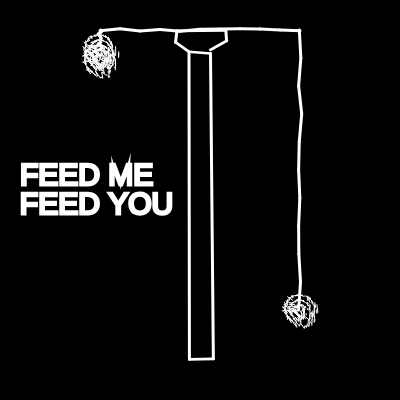
Frame 1 (no input)
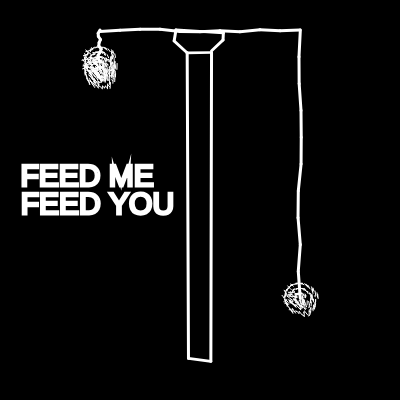
Frame 60 (no input)
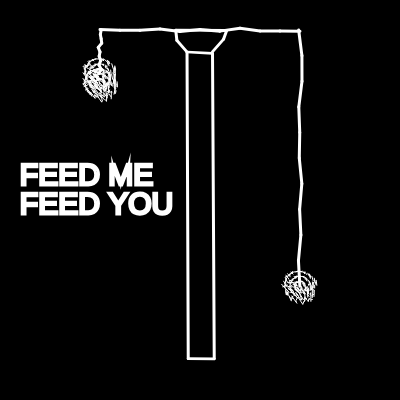
Frame 120 (the mouse pressed at the canvas centre since frame 60)

The p5.js sketch that drew these frames (run headless with seeded random() and noise() and a simulated clock; from frame 60 on, the mouse is pressed at the canvas centre):

// p5.js sketch
// ── sketch.js
var base_rand = 2;
var base_height = 20;
var pillar_width = 25;

var og_length = 300;
var string_length = 20;
var res = 10;
var string_step = 0.2;
var decreasing = true;


function setup() {
    createCanvas(400, 400);
    angleMode(DEGREES);
}
 
function draw() {
    background('black');
    stroke('white');
    noFill();
    strokeWeight(3);
    
    drawSeeSaw();
    drawPillar();
    title();

    if (og_length - string_length <= 20 || og_length - string_length >= 280) {
        decreasing = !decreasing;
    }

    if (decreasing){
        string_length -= string_step;
    } else {
        string_length += string_step;
    }
}

function noisyCircle(x, y){
    push();
    translate(x, y);


    for (var r = 5; r < 20; r+=5){
        var start_rand = random(-base_rand, base_rand);
        var end_rand;
        for (var theta = 0; theta < 360; theta += 5){
            end_rand = random(-base_rand, base_rand);
            strokeWeight(1);
            line(   (r + end_rand) * cos(theta) + start_rand, (r + start_rand) * sin(theta) + start_rand, 
                    (r + start_rand) * cos(theta + 5) + end_rand, (r + end_rand) * sin(theta + r) + end_rand);
            start_rand = end_rand;
        }
    }


    pop();
}

function title(){
    var txt1 = "FEED ME";
    var txt2 = "FEED YOU";

    textSize(30);
    noFill();
    stroke('white');
    text(txt1, 20 + random(-base_rand/2, base_rand/2), (height / 2) - 15 + random(-base_rand/2, base_rand/2));
    text(txt2, 20 + random(-base_rand/2, base_rand/2), (height / 2) + 15 + random(-base_rand/2, base_rand/2));
}

function drawSeeSaw(){
    var start_rand = random(-base_rand, base_rand);
    var end_rand;
    var len = 200;
    var step = len / res;
    var x = (width - len) / 2;
    var y = 30;
    for (var i = 0; i < res; i++){
        end_rand = random(-base_rand, base_rand);
        line(x, y + start_rand, x + step, y + end_rand)
        x += step;
        start_rand = end_rand;
    }

    // string
    var len_left = string_length;
    var step = len_left / res;
    var x = (width - len) / 2;
    var y = 30;
    //left
    for (var i = 0; i < res; i++){
        end_rand = random(-base_rand, base_rand);
        line(x + start_rand, y, x + end_rand, y + step)
        y += step;
        start_rand = end_rand;
    }
    noisyCircle((width - len) / 2, y)
    noisyCircle((width - len) / 2, y + 10)

    //right
    var len_right = og_length - string_length;
    var step = len_right / res;
    var x = (width + len) / 2;
    var y = 30;
    for (var i = 0; i < res; i++){
        end_rand = random(-base_rand, base_rand);
        line(x + start_rand, y, x + end_rand, y + step)
        y += step;
        start_rand = end_rand;
    }
    noisyCircle((width + len) / 2, y)
}

function drawPillar(){
    push();
    scale(1, 0.9);
    push();
    rotate(180);
    translate(-width, -height - 25);

    var x1 = random(-base_rand, base_rand);
    var y1 = random(-base_rand, base_rand);
    var x2 = random(-base_rand, base_rand);
    var y2 = random(-base_rand, base_rand);
    var x3 = random(-base_rand, base_rand);
    var y3 = random(-base_rand, base_rand);
    var x4 = random(-base_rand, base_rand);
    var y4 = random(-base_rand, base_rand);
    var x5 = random(-base_rand, base_rand);
    var y5 = random(-base_rand, base_rand);
    var x6 = random(-base_rand, base_rand);
    var y6 = random(-base_rand, base_rand);

    // base
    line(   width/2 - pillar_width + x1, height - 10 + y1, 
            width/2 + pillar_width + x2, height - 10 + y2);
    line(   width/2 - pillar_width + x1, height - 10 + y1, 
            width/2 - pillar_width + x3, height - base_height + y3);
    line(   width/2 - pillar_width + x3, height - base_height + y3, 
            width/2 - pillar_width + pillar_width / 2 + x6, height - base_height - pillar_width / 2 + x6);

    line(   width/2 + pillar_width + x2, height - 10 + y2, 
            width/2 + pillar_width + x4, height - base_height + y4);
    line(   width/2 + pillar_width + x4, height - base_height + y4, 
            width/2 + pillar_width - pillar_width / 2 + x5, height - base_height - pillar_width / 2 + y5);

    line(   width/2 - pillar_width + pillar_width / 2 + x6, height - base_height - pillar_width / 2 + y6, 
            width/2 + pillar_width - pillar_width / 2 + x5, height - base_height - pillar_width / 2 + y5);

    // pillar
    line(   width/2 - pillar_width + pillar_width / 2 + x6, height - base_height - pillar_width / 2 + y6, 
            width/2 - pillar_width + pillar_width / 2 + x1, pillar_width + y1);
    line(   width/2 + pillar_width - pillar_width / 2 + x5, height - base_height - pillar_width / 2 + y5, 
            width/2 + pillar_width - pillar_width / 2 + x2, pillar_width + y2);

    line(   width/2 - pillar_width + pillar_width / 2 + x1, pillar_width + y1, 
            width/2 + pillar_width - pillar_width / 2 + x2, pillar_width + y2);
    pop();

    pop();
}

function generateCurve(){
    var noiseParam = 0;
    while (curveIndex < nPoints * displayRatio){
        param1 = noise(noiseParam) * 10;
        param2 = noise(noiseParam + 1000) * 20;
        noiseParam += noiseStep;
        ph += rotation;
        var t = map(curveIndex, 0, nPoints, 0, TWO_PI);


        x = (param1 / n) * (a - b) * cos(t) + (param2 / n) * h * cos(ph + (t * (a - b)) / b);
        y = (param1 / n) * (a - b) * sin(t) - (param2 / n) * h * sin(ph + (t * (a + b)) / b);
        allX.push(x);
        allY.push(y);
        curveIndex++;
    }
    noiseSeed(random(1000));
}
  
